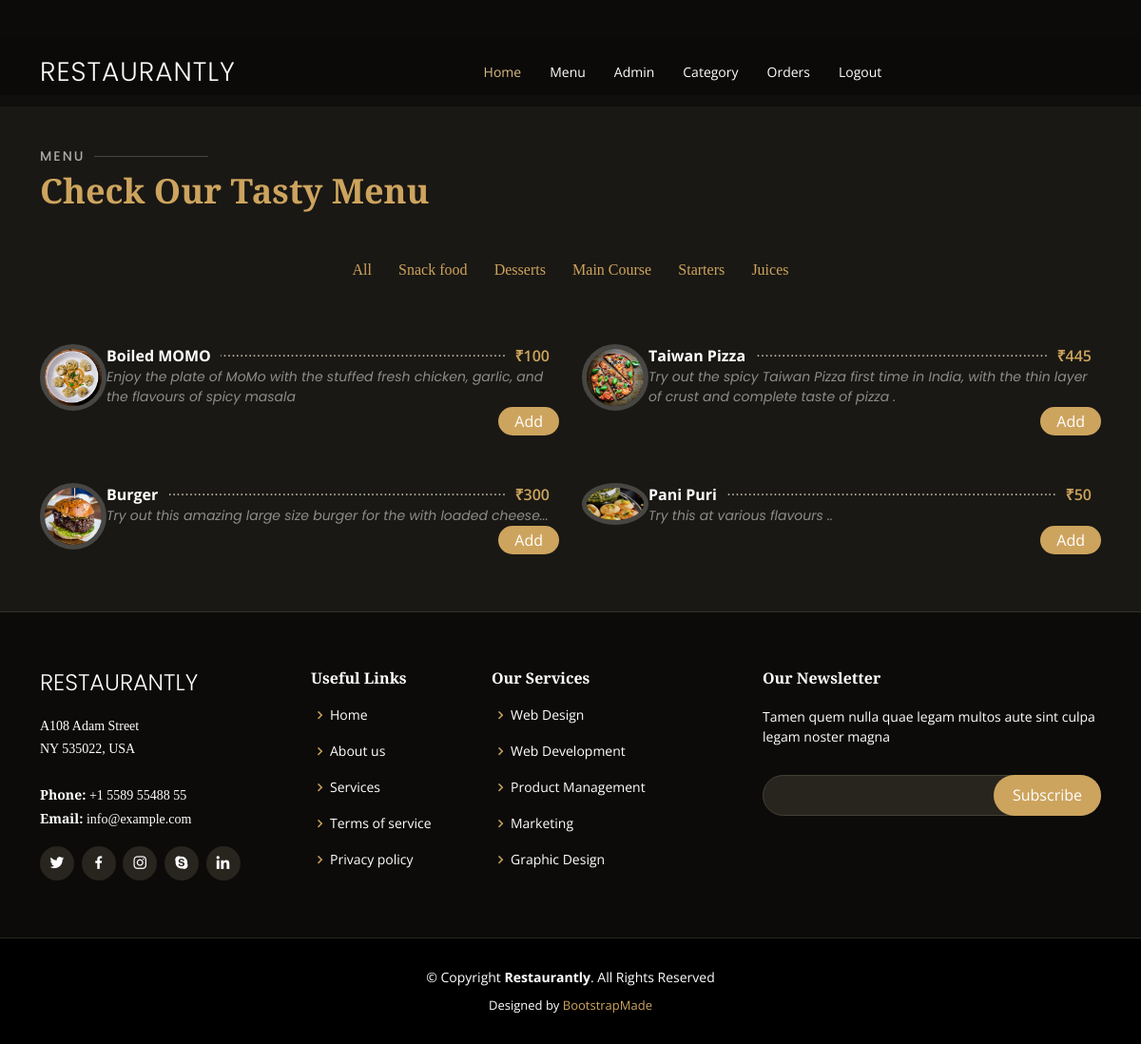
The app's page /category-foods.php?category_id=6 (signed in), older data.
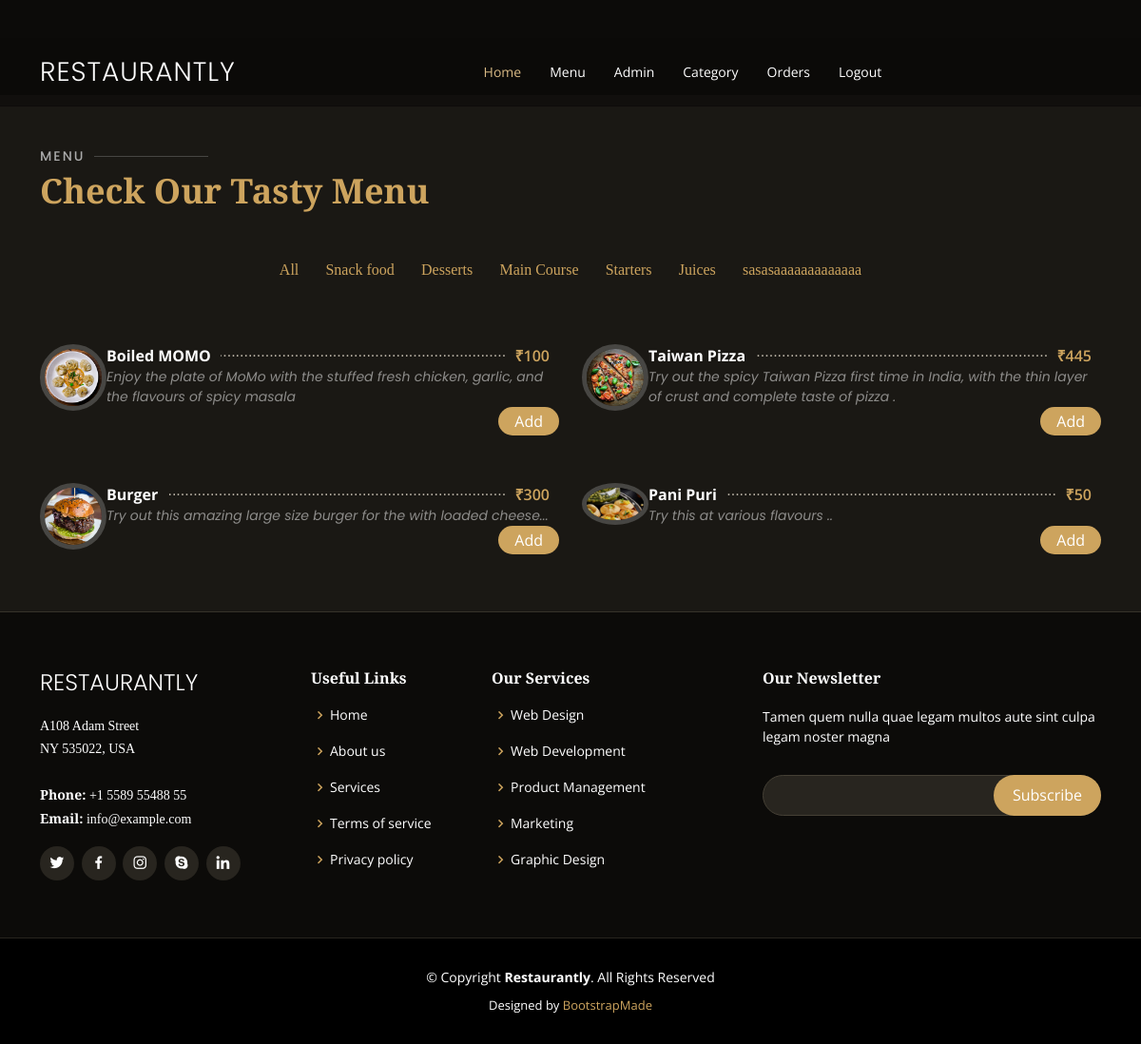
The same page, newer data.
### tables this page shows
CREATE TABLE `category` (
  `id` int(10) UNSIGNED NOT NULL,
  `title` varchar(100) NOT NULL,
  `image_name` varchar(255) NOT NULL,
  `featured` varchar(10) NOT NULL,
  `active` varchar(10) NOT NULL,
  `created_by` int(11) DEFAULT NULL,
  `updated_by` int(11) DEFAULT NULL
);

CREATE TABLE `food` (
  `id` int(10) UNSIGNED NOT NULL,
  `title` varchar(100) NOT NULL,
  `description` text NOT NULL,
  `price` decimal(10,0) NOT NULL,
  `image_name` varchar(255) NOT NULL,
  `category_id` int(10) UNSIGNED NOT NULL,
  `featured` varchar(10) NOT NULL,
  `active` varchar(10) NOT NULL,
  `created_by` int(11) DEFAULT NULL,
  `updated_by` int(11) DEFAULT NULL
);

### category-foods.php (the view, shortened to what this page needs)
<?php
include('header.php');
    if(isset($_GET['category_id']))
    {
        $category_id=$_GET['category_id'];
    }
    else
     {
        header('location:'.SITEURL);
    }
?>
<section id="menu" class="menu section-bg mtop">
      <div class="container" data-aos="fade-up">
        <div class="section-title">
          <h2>Menu</h2>
          <p>Check Our Tasty Menu</p>
        </div>
        <div class="row" data-aos="fade-up" data-aos-delay="100">
          <div class="col-lg-12 d-flex justify-content-center">
            <ul id="menu-flters">
            <?php
            $sqlcat="SELECT * FROM category WHERE active=1";
                 $cat=mysqli_query($conn, $sqlcat);
                 $count=mysqli_num_rows($cat);
                 if($count>0)
                 {
                   ?>
                   <li><a href="food.php">All</a></li>
                   <?php
                     while($row1=mysqli_fetch_assoc($cat))
                     {
?>
<li ><a href="category-foods.php?category_id=<?php echo $row1['id'];?>"><?php echo $row1['title'] ?></a></li>
<?php
                     }
                 }else
                 {
                     echo"<div class='error'>Category not Found.</div>";
                 }
                     ?>
            </ul>
          </div>
        </div>
        <div class="row menu-container" data-aos="fade-up" data-aos-delay="200">
<?php
     $sql2="SELECT * FROM food WHERE category_id=$category_id && active=1";
      $res=mysqli_query($conn, $sql2);
      $count=mysqli_num_rows($res);
      if($count>0)
      {
          while($row = mysqli_fetch_assoc($res))
          {
              $id=$row['id'];
              $title=$row['title'];
              $description=$row['description'];
              $price = $row['price'];
              $image_name=$row['image_name'];
              ?>
                <div class="col-lg-6 menu-item filter-starters">
    <img src="./images/food/<?php echo $image_name;?>" class="menu-img" alt="">
    <div class="menu-content">
      <a href="#"><?php echo $title; ?></a><span>₹<?php echo $price; ?></span>
    </div>
    <div class="menu-ingredients">
    <?php echo $description; ?>
    </div>
    <div class="textend">
              <button class="btn-order"><a style="color: white;" href="addToCarts.php?food_id=<?php echo $id; ?>">Add</a></button>
            </div>
  </div>
              <?php
          }
      }
      else
      {
          echo"<div class='error'>Food Not Found.</div>";
      }
    ?>
</div>
</div>
</section>
<?php
include('footer.php');
?>

Row changes from the older to the newer data that the page shows:
added category: title "sasasaaaaaaaaaaaaa"
